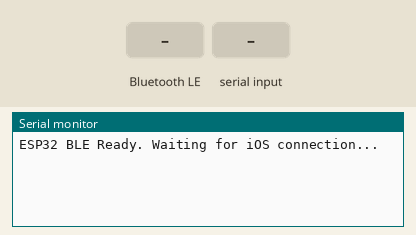
This sketch was run on a simulated ESP32. Shown: the last lines printed to the serial monitor. The inputs (shaded band) are chosen by the test bench. Nothing arrives over Bluetooth unless stated; a phone connects over Bluetooth LE 3 s after start.

Above: at 1.2 s.
1.3 s: Bluetooth LE write "ARM" received
At 2.5 s:
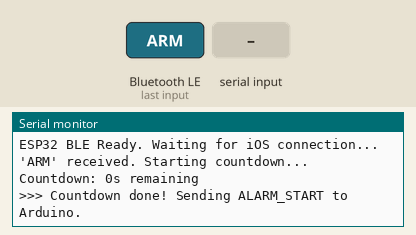
2.8 s: "FSR:\n" received over the second serial link
At 2.96 s:
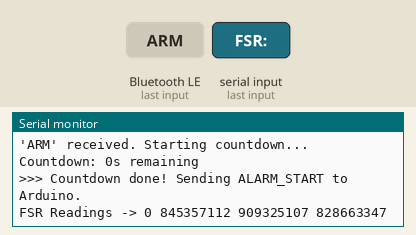
4.5 s: Bluetooth LE write "STOP" received
At 5.0 s:
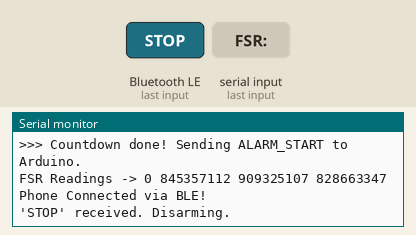
6.0 s: Bluetooth LE write "TEST ALARM" received
At 7.2 s:
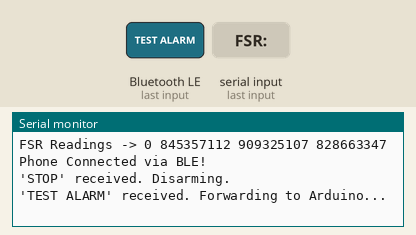
7.5 s: Bluetooth LE write "THRESHOLD:" received
At 8.5 s:
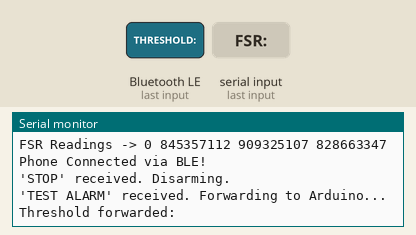
9.0 s: Bluetooth LE write "FORCE ALARM" received
At 9.6 s:
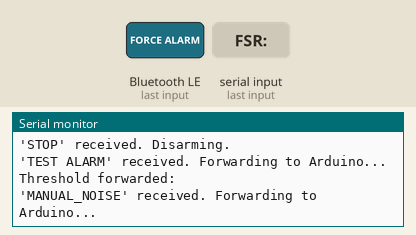

The sketch:

esp32_bridge.ino
```cpp
#include <BLEDevice.h>

#include <BLEServer.h>

#include <BLEUtils.h>

#include <BLE2902.h>


HardwareSerial ArduinoSerial(2); // RX=GPIO16, TX=GPIO17


// BLE Variables

BLEServer *pServer = NULL;

BLECharacteristic *pTxCharacteristic;

bool deviceConnected = false;

bool oldDeviceConnected = false;

String incomingCmd = "";


// Standard UART Service UUIDs

#define SERVICE_UUID           "6E400001-B5A3-F393-E0A9-E50E24DCCA9E"

#define CHARACTERISTIC_UUID_RX "6E400002-B5A3-F393-E0A9-E50E24DCCA9E"

#define CHARACTERISTIC_UUID_TX "6E400003-B5A3-F393-E0A9-E50E24DCCA9E"


// Timer Variables

bool isCountingDown = false;

unsigned long timerStartMs = 0;

const unsigned long DELAY_MS = 100; // 20 seconds


// ── BLE Server Callbacks ──

class MyServerCallbacks: public BLEServerCallbacks {

    void onConnect(BLEServer* pServer) { deviceConnected = true; }

    void onDisconnect(BLEServer* pServer) { deviceConnected = false; }

};


// ── BLE RX Callbacks ──

class MyCallbacks: public BLECharacteristicCallbacks {

    void onWrite(BLECharacteristic *pCharacteristic) {

      String rxValue = pCharacteristic->getValue();

      if (rxValue.length() > 0) {

        rxValue.trim();

        incomingCmd = rxValue;

      }

    }

};


// ── Helper Function to Send Text to Phone ──

void sendToPhone(String message) {

  if (deviceConnected) {

    message += "\n";

    pTxCharacteristic->setValue(message.c_str());

    pTxCharacteristic->notify();

  }

}


void setup() {

  Serial.begin(115200);

  ArduinoSerial.begin(9600, SERIAL_8N1, 16, 17);


  BLEDevice::init("Eveil");

  pServer = BLEDevice::createServer();

  pServer->setCallbacks(new MyServerCallbacks());


  BLEService *pService = pServer->createService(SERVICE_UUID);


  pTxCharacteristic = pService->createCharacteristic(

                        CHARACTERISTIC_UUID_TX,

                        BLECharacteristic::PROPERTY_NOTIFY

                      );

  pTxCharacteristic->addDescriptor(new BLE2902());


  BLECharacteristic *pRxCharacteristic = pService->createCharacteristic(

                                           CHARACTERISTIC_UUID_RX,

                                           BLECharacteristic::PROPERTY_WRITE

                                         );

  pRxCharacteristic->setCallbacks(new MyCallbacks());


  pService->start();

  pServer->getAdvertising()->start();


  Serial.println("ESP32 BLE Ready. Waiting for iOS connection...");

}


void loop() {

  //  Handle BLE Disconnect/Reconnect

  if (!deviceConnected && oldDeviceConnected) {

    delay(500);

    pServer->startAdvertising();

    Serial.println("Phone disconnected. Restarting advertising...");

    oldDeviceConnected = deviceConnected;

  }

  if (deviceConnected && !oldDeviceConnected) {

    oldDeviceConnected = deviceConnected;

    Serial.println("Phone Connected via BLE!");

    sendToPhone("Connected to Eveil ESP32!");

  }


  // Listen for Phone Commands

  if (incomingCmd.length() > 0) {


    // ARM — start the countdown

    if (incomingCmd == "ARM" && !isCountingDown) {

      Serial.println("'ARM' received. Starting countdown...");

      sendToPhone("Countdown started (" + String(DELAY_MS / 1000) + "s)...");

      isCountingDown = true;

      timerStartMs = millis();

    }


    // STOP — disarm everything

    else if (incomingCmd == "STOP") {

      Serial.println("'STOP' received. Disarming.");

      sendToPhone("Alarm deactivated.");

      isCountingDown = false;

      ArduinoSerial.println("ALARM_STOP");

    }


    // TEST ALARM — test the buzzer on Arduino

    else if (incomingCmd == "TEST ALARM") {

      Serial.println("'TEST ALARM' received. Forwarding to Arduino...");

      sendToPhone("Testing buzzer for 2 seconds...");

      ArduinoSerial.println("TEST_ALARM");

    }


    // THRESHOLD:xxx — change FSR threshold on Arduino

    // Example: send "THRESHOLD:500" from the app

    else if (incomingCmd.startsWith("THRESHOLD:")) {

      String val = incomingCmd.substring(10);

      ArduinoSerial.println(incomingCmd);

      sendToPhone("Threshold updated to: " + val);

      Serial.println("Threshold forwarded: " + val);

    }


    // MANUAL_NOISE — manually turn buzzer on via app

    else if (incomingCmd == "FORCE ALARM") {

      Serial.println("'MANUAL_NOISE' received. Forwarding to Arduino...");

      sendToPhone("Buzzer manually activated.");

      ArduinoSerial.println("MANUAL_NOISE");

      isCountingDown = false;

    }


    // MANUAL_STOP — manually turn buzzer off via app

    else if (incomingCmd == "ALARM KILL") {

      Serial.println("'MANUAL_STOP' received. Forwarding to Arduino...");

      sendToPhone("Buzzer manually stopped.");

      ArduinoSerial.println("MANUAL_STOP");

      isCountingDown = false;

    }


    else {

      sendToPhone("Unknown command: " + incomingCmd);

      Serial.println("Unknown command: " + incomingCmd);

    }


    incomingCmd = ""; // Always clear at the bottom

  }


  // Handle the countdown

  if (isCountingDown) {

    unsigned long elapsed = millis() - timerStartMs;

    unsigned long remaining = (DELAY_MS - elapsed) / 1000;


    // Send countdown updates to phone every second

    static unsigned long lastTickMs = 0;

    if (millis() - lastTickMs >= 1000) {

      lastTickMs = millis();

      if (elapsed < DELAY_MS) {

        sendToPhone("Time remaining: " + String(remaining) + "s");

        Serial.println("Countdown: " + String(remaining) + "s remaining");

      }

    }


    // Countdown finished — activate alarm

    if (elapsed >= DELAY_MS) {

      Serial.println(">>> Countdown done! Sending ALARM_START to Arduino.");

      sendToPhone("Alarm is now ACTIVE.");

      ArduinoSerial.println("ALARM_START");

      isCountingDown = false;

    }

  }


  // Listen for FSR data from Arduino

  if (ArduinoSerial.available()) {

    String msg = ArduinoSerial.readStringUntil('\n');

    msg.trim();


    if (msg.startsWith("FSR:")) {

      String data = msg.substring(4);

      int vals[4];

      int idx = 0;


      while (idx < 4) {

        int comma = data.indexOf(',');

        if (comma == -1) {

          vals[idx] = data.toInt();

          break;

        }

        vals[idx] = data.substring(0, comma).toInt();

        data = data.substring(comma + 1);

        idx++;

      }


      // Print to ESP32 serial monitor

      Serial.print("FSR Readings -> ");

      for (int i = 0; i < 4; i++) {

        Serial.print(vals[i]); Serial.print(" ");

      }

      Serial.println();


      // Forward to phone app

      String btOut = "FSR0:" + String(vals[0]) + " FSR1:" + String(vals[1]) +

                     " FSR2:" + String(vals[2]) + " FSR3:" + String(vals[3]);

      sendToPhone(btOut);

    }

  }

}
```

Measured:
- after the input at 1.3 s, the serial monitor: prints a new line after 0.05 s (image 1)
- after the input at 2.8 s, the serial monitor: prints a new line at once (image 2)
- after the input at 4.5 s, the serial monitor: prints a new line after 0.05 s (image 3)
- after the input at 6.0 s, the serial monitor: prints a new line after 0.05 s (image 4)
- after the input at 7.5 s, the serial monitor: prints a new line after 0.05 s (image 5)
- after the input at 9.0 s, the serial monitor: prints a new line after 0.05 s (image 6)
